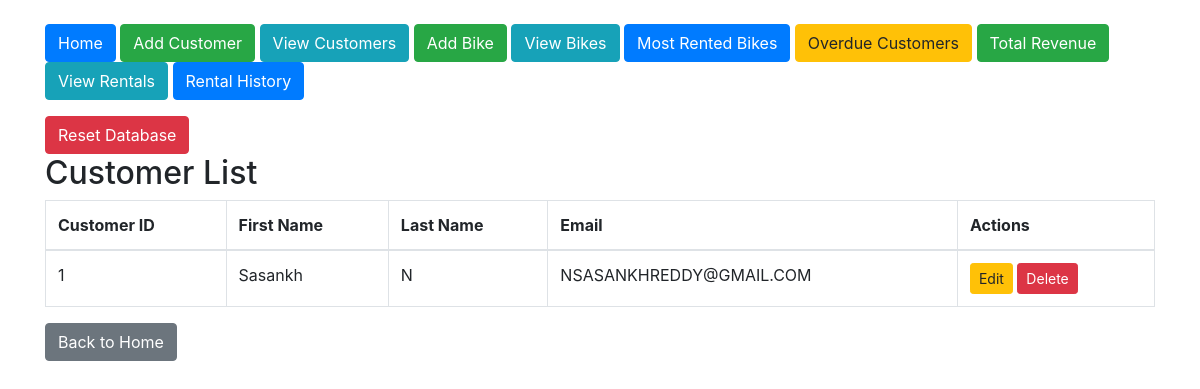
The page /view_customers on the database as committed earlier.
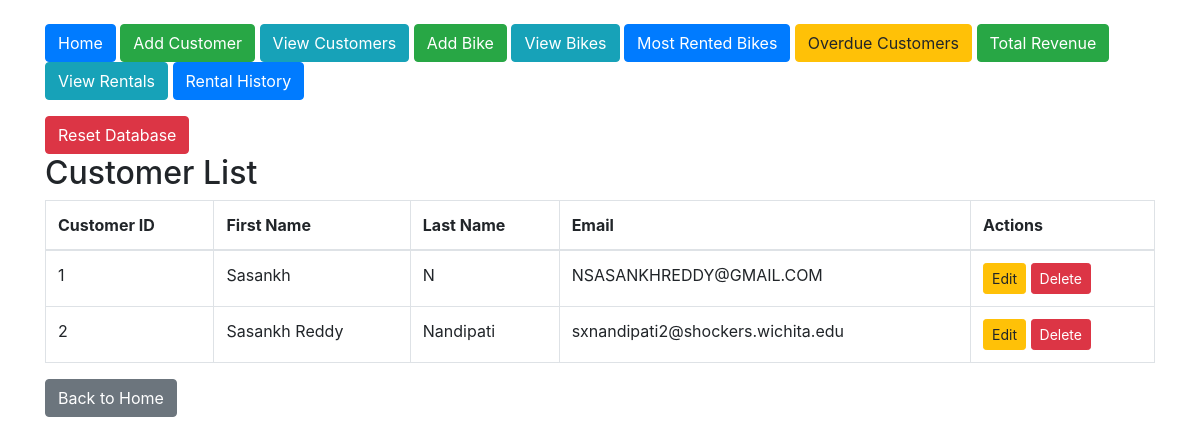
The same page on the database as committed later.
### tables this page shows
CREATE TABLE Customers (
        customer_id INTEGER PRIMARY KEY AUTOINCREMENT,
        first_name TEXT NOT NULL,
        last_name TEXT NOT NULL,
        email TEXT UNIQUE NOT NULL
    );

### app.py (the view)
@app.route('/view_customers')
def view_customers():
    conn = connect_db()
    cursor = conn.cursor()
    cursor.execute("SELECT * FROM Customers")
    customers = cursor.fetchall()
    conn.close()
    return render_template('view_customers.html', customers=customers)

### app.py (called while the page is built)
def connect_db():
    conn = sqlite3.connect('bike_rental.db')
    conn.row_factory = sqlite3.Row  # Allows accessing columns by name
    return conn

### templates/view_customers.html
{% extends "layout.html" %}
{% block content %}
<h2>Customer List</h2>
{% if customers %}
<table class="table table-bordered">
    <thead>
        <tr>
            <th>Customer ID</th>
            <th>First Name</th>
            <th>Last Name</th>
            <th>Email</th>
            <th>Actions</th>
        </tr>
    </thead>
    <tbody>
        {% for customer in customers %}
        <tr>
            <td>{{ customer['customer_id'] }}</td>
            <td>{{ customer['first_name'] }}</td>
            <td>{{ customer['last_name'] }}</td>
            <td>{{ customer['email'] }}</td>
            <td>
                <a href="{{ url_for('edit_customer', customer_id=customer['customer_id']) }}" class="btn btn-warning btn-sm">Edit</a>
                <form action="{{ url_for('delete_customer', customer_id=customer['customer_id']) }}" method="POST" style="display:inline;">
                    <button type="submit" class="btn btn-danger btn-sm">Delete</button>
                </form>
            </td>
        </tr>
        {% endfor %}
    </tbody>
</table>
{% else %}
<p>No customers found.</p>
{% endif %}
<a href="{{ url_for('index') }}" class="btn btn-secondary">Back to Home</a>
{% endblock %}

Rows that differ between the two databases and show on the page:
added Customers: customer_id "2", first_name "Sasankh Reddy", last_name "Nandipati", email "sxnandipati2@shockers.wichita.edu"
